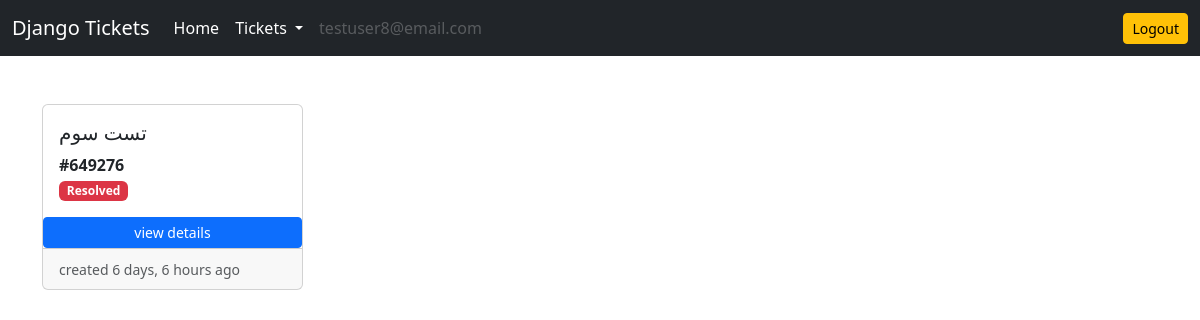
Screenshot of /ticket/customer-resolved-tickets/ (signed in) with the database file from the repository.
### accounts/models.py (models this page shows)
class user(AbstractUser):
    is_customer = models.BooleanField(default=False)
    is_engineer = models.BooleanField(default=False)
    email = models.EmailField(unique=True)

### ticket/models.py (models this page shows)
class Ticket(models.Model):
    customer = models.ForeignKey(User, on_delete=models.CASCADE)
    engineer = models.ForeignKey(User, on_delete=models.CASCADE, related_name='engineer', null=True, blank=True)
    ticket_id = models.CharField(max_length=15, unique=True)
    ticket_title = models.CharField(max_length=50)
    ticket_description = models.TextField()
    status = models.CharField(max_length=20, choices=(('Active', 'Active'), ('Pending', 'Pending'), ('Resolved', 'Resolved')), default='Pending')
    created_on = models.DateTimeField(auto_now_add=True)
    last_modified = models.DateTimeField(auto_now_add=True)
    is_resolved = models.BooleanField(default=False)
    severity = models.CharField(max_length=5, choices=(('A', 'A'), ('B', 'B')), default='B')
    is_assigend_to_engineer = models.BooleanField(default=False)
    resolution_steps = models.TextField(blank=True, null=True)
    assign_ticket = models.ForeignKey(User, related_name='assign_ticket', on_delete=models.CASCADE, null=True)

### ticket/views.py (the view)
# urls.py: path('customer-resolved-tickets/', views.customer_resolved_tickets, name='customer-resolved-tickets'),
def customer_resolved_tickets(request):
    tickets = Ticket.objects.filter(customer=request.user, is_resolved=True).order_by('-created_on')
    context = {'tickets':tickets}
    return render(request, 'ticket/customer_resolved_tickets.html', context)

### templates/ticket/customer_resolved_tickets.html
{% extends 'base.html' %}
{% load static %}
{% load humanize %}
{% load widget_tweaks %}
{% block content %}
<div class="row row-cols-1 row-cols-md-4 g-4">
    {% for ticket in tickets %}
    <div class="col">
        <div class="card h-100">
            <div class="card-body">
                <h5 class="card-title">{{ticket.ticket_title}}</h5>
                <p class="card-text">
                    <b>#{{ticket.ticket_id}} </b> <br>
                    {% if ticket.status == 'Pending' %}
                    <span class="badge bg-warning">Pending</span>
                    {% elif ticket.status == 'Active' %}
                    <span class="badge bg-success">Active</span>
                    {% elif ticket.status == 'Resolved' %}
                    <span class="badge bg-danger">Resolved</span>
                    {% endif %}
                </p>
            </div>
            <a href="{% url 'ticket-details' ticket.ticket_id %}" class="btn btn-primary btn-sm">view details</a>
            <div class="card-footer">
                <small class="text-muted">created {{ticket.created_on|naturaltime}}</small>
            </div>
        </div>
    </div>
    {% endfor %}
</div>
{% endblock content %}

### templates/base.html (shortened to what this page needs)
<!DOCTYPE html>
<html lang="en">
<head>
    <link href="https://cdn.jsdelivr.net/npm/bootstrap@5.3.0-alpha1/dist/css/bootstrap.min.css" rel="stylesheet">
</head>
<body>
    <nav class="navbar navbar-expand-lg navbar-dark bg-dark">
        <div class="container-fluid">
            <a class="navbar-brand" href="/">Django Tickets</a>
            <div class="collapse navbar-collapse" id="navbarSupportedContent">
                <ul class="navbar-nav me-auto mb-2 mb-lg-0">
                    <li class="nav-item">
                        <a class="nav-link active" aria-current="page" href="/">Home</a>
                    </li>
                    {% if request.user.is_customer %}
                    <li class="nav-item dropdown">
                        <a class="nav-link active dropdown-toggle" href="#" id="navbarDropdown" role="button"
                            data-bs-toggle="dropdown" aria-expanded="false">
                            Tickets
                        </a>
                    </li>
                    {% endif %}
                    {% if request.user.is_authenticated %}
                    <li class="nav-item">
                        <a class="nav-link disabled" href="#" tabindex="-1" aria-disabled="true">{{ request.user.email }}</a>
                    </li>
                    {% endif %}
                </ul>
                <a href="{% url 'logout' %}" class="btn btn-warning btn-sm">Logout</a>
            </div>
        </div>
    </nav>
    <div class="container mt-5">
        {% block content %}
        {% endblock content %}
    </div>
</body>
</html>

### rows the page displays
user: user.email "testuser8@email.com"
Ticket: ticket_title "تست سوم", ticket_id "649276", status "Resolved", created_on "6 days, 6 hours ago"
